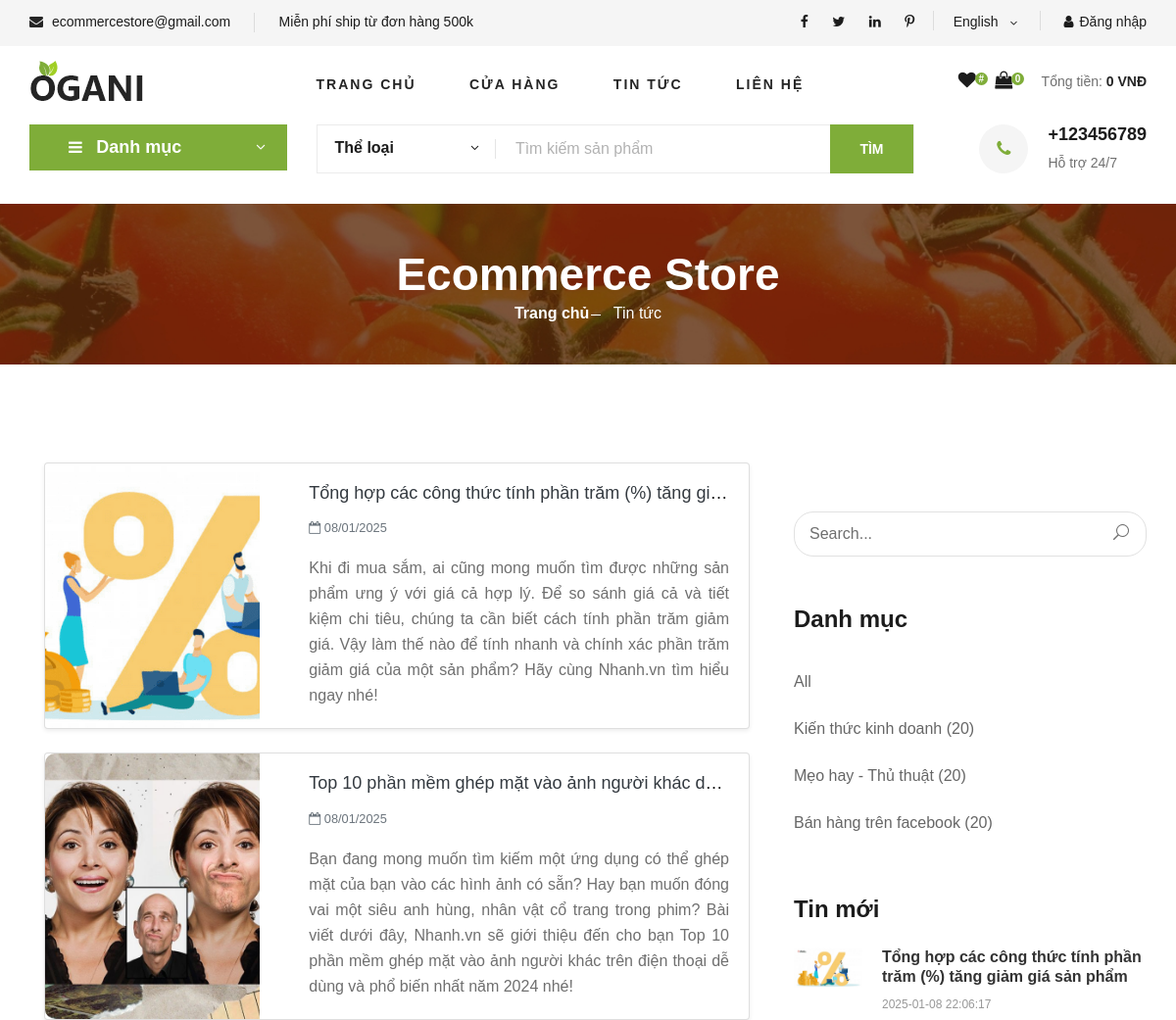
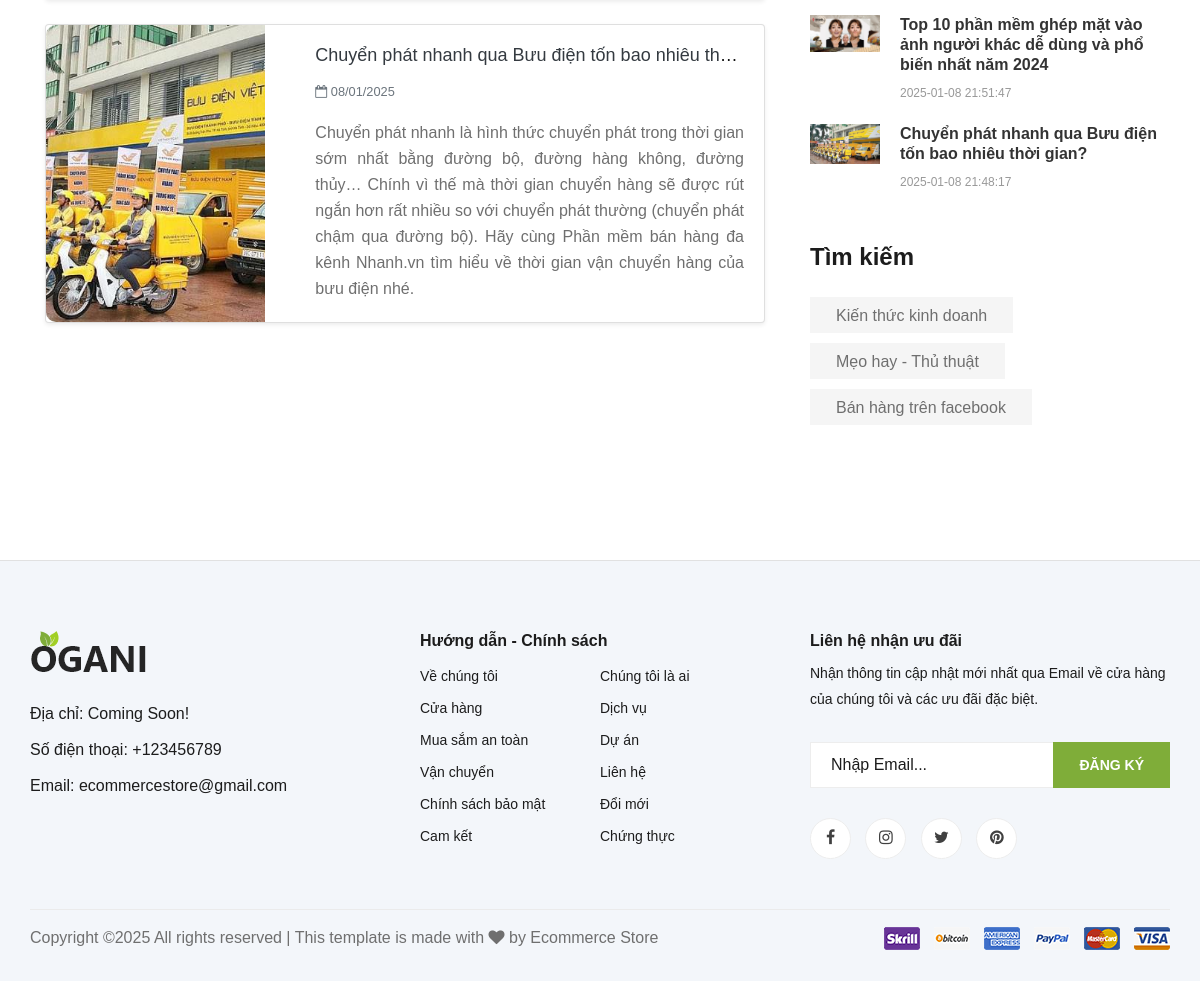
The app's page /client/blog.php with its own data (2 pictures, top to bottom).
### tables this page shows
CREATE TABLE `newscategories` (
  `id` int NOT NULL,
  `name` varchar(100) NOT NULL,
  `slug` varchar(100) NOT NULL,
  `status` enum('Active','Innactive') NOT NULL,
  `created_at` datetime DEFAULT NULL,
  `updated_at` datetime DEFAULT NULL
);

CREATE TABLE `news` (
  `id` bigint NOT NULL,
  `title` varchar(100) NOT NULL,
  `avatar` varchar(200) NOT NULL,
  `slug` varchar(100) NOT NULL,
  `sumary` text NOT NULL,
  `description` text NOT NULL,
  `newscategory_id` int NOT NULL,
  `created_at` datetime DEFAULT NULL,
  `updated_at` datetime DEFAULT NULL
);

### client/blog.php (the view)
<?php
include './includes/header.php';
include '../database/connect.php';
?>
<section class="breadcrumb-section set-bg" data-setbg="img/breadcrumb.jpg">
    <div class="container">
        <div class="row">
            <div class="col-lg-12 text-center">
                <div class="breadcrumb__text">
                    <h2>Ecommerce Store</h2>
                    <div class="breadcrumb__option">
                        <a href="./index.php">Trang chủ</a>
                        <span>Tin tức</span>
                    </div>
                </div>
            </div>
        </div>
    </div>
</section>
<section class="blog-details spad">
    <div class="container">
        <div class="row">
            <div class="col-lg-4 col-md-5 order-md-1 order-2">
                <div class="blog__sidebar">
                    <div class="blog__sidebar__search">
                        <form action="#">
                            <input type="text" placeholder="Search...">
                            <button type="submit"><span class="icon_search"></span></button>
                        </form>
                    </div>
                    <div class="blog__sidebar__item">
                        <h4>Danh mục</h4>
                        <ul>
                            <li><a href="#">All</a></li>
                            <?php
                            $sql_str2 = "SELECT * FROM newscategories ORDER BY id";
                            $result2 = mysqli_query($conn, $sql_str2);
                            while ($row2 = mysqli_fetch_assoc($result2)) {
                            ?>
                                <li><a href="#">
                                        <?= $row2['name'] ?> (20)
                                    </a></li>
                            <?php } ?>
                        </ul>
                    </div>
                    <div class="blog__sidebar__item">
                        <h4>Tin mới</h4>
                        <div class="blog__sidebar__recent">
                            <?php
                            $sql_str3 = "SELECT * FROM news ORDER BY created_at desc limit 0, 3";
                            $result3 = mysqli_query($conn, $sql_str3);
                            while ($row3 = mysqli_fetch_assoc($result3)) {
                            ?>
                                <a href="#" class="blog__sidebar__recent__item">
                                    <div class="blog__sidebar__recent__item__pic">
                                        <img src="<?= '../admin/' . $row3['avatar'] ?>" width="70px" alt="">
                                    </div>
                                    <div class="blog__sidebar__recent__item__text">
                                        <h6><?= $row3['title'] ?></h6>
                                        <span><?= $row3['created_at'] ?></span>
                                    </div>
                                </a>
                            <?php } ?>
                        </div>
                    </div>
                    <div class="blog__sidebar__item">
                        <h4>Tìm kiếm</h4>
                        <div class="blog__sidebar__item__tags">
                            <?php
                            $sql_str2 = "SELECT * FROM newscategories ORDER BY id";
                            $result2 = mysqli_query($conn, $sql_str2);
                            while ($row2 = mysqli_fetch_assoc($result2)) { ?>
                                <a href="#"><?= $row2['name'] ?></a>
                            <?php } ?>
                        </div>
                    </div>
                </div>
            </div>
            <div class="col-lg-8 col-md-7">
                <?php
                $sql_str = "SELECT * FROM news ORDER BY created_at DESC LIMIT 0, 3";
                $result = mysqli_query($conn, $sql_str);
                while ($row = mysqli_fetch_assoc($result)) {
                ?>
                    <div class="col-12 mb-4">
                        <div class="card shadow-sm h-100">
                            <div class="row g-0">
                                <div class="col-md-4">
                                    <a href="blog-detail.php?id=<?= $row['id'] ?>" class="text-decoration-none text-dark">
                                        <img src="<?= "../admin/" . $row['avatar'] ?>" class="img-fluid rounded-start" alt="Tin tức"
                                        style="height: 100%; width: 100%; object-fit: cover; border-top-left-radius: 10px; border-bottom-left-radius: 10px;">
                                    </a>
                                </div>
                                <div class="col-md-8">
                                    <div class="card-body">
                                        <h5 class="card-title text-truncate">
                                            <a href="blog-detail.php?id=<?= $row['id'] ?>" class="text-decoration-none text-dark">
                                                <?= $row['title'] ?>
                                            </a>
                                        </h5>
                                        <p class="card-text text-muted small">
                                            <i class="fa fa-calendar-o"></i> <?= date("d/m/Y", strtotime($row['created_at'])) ?>
                                        </p>
                                        <p class="card-text text-justify">
                                            <?= $row['sumary'] ?>
                                        </p>
                                    </div>
                                </div>
                            </div>
                        </div>
                    </div>
                <?php } ?>
            </div>
        </div>
    </div>
</section>
<?php
include './includes/footer.php';
?>

### client/includes/header.php (shortened to what this page needs)
<!DOCTYPE html>
<html lang="zxx">
<head>
    <link rel="stylesheet" href="css/bootstrap.min.css" type="text/css">
    <link rel="stylesheet" href="css/font-awesome.min.css" type="text/css">
    <link rel="stylesheet" href="css/elegant-icons.css" type="text/css">
    <link rel="stylesheet" href="css/nice-select.css" type="text/css">
    <link rel="stylesheet" href="css/jquery-ui.min.css" type="text/css">
    <link rel="stylesheet" href="css/owl.carousel.min.css" type="text/css">
    <link rel="stylesheet" href="css/slicknav.min.css" type="text/css">
    <link rel="stylesheet" href="css/style.css" type="text/css">
</head>
<body>
    <header class="header">
        <div class="header__top">
            <div class="container">
                <div class="row">
                    <div class="col-lg-6 col-md-6">
                        <div class="header__top__left">
                            <ul>
                                <li><i class="fa fa-envelope"></i> ecommercestore@gmail.com</li>
                                <li>Miễn phí ship từ đơn hàng 500k</li>
                            </ul>
                        </div>
                    </div>
                    <div class="col-lg-6 col-md-6">
                        <div class="header__top__right">
                            <div class="header__top__right__social">
                                <a href="#"><i class="fa fa-facebook"></i></a>
                                <a href="#"><i class="fa fa-twitter"></i></a>
                                <a href="#"><i class="fa fa-linkedin"></i></a>
                                <a href="#"><i class="fa fa-pinterest-p"></i></a>
                            </div>
                            <div class="header__top__right__language">
                                <div>English</div>
                                <span class="arrow_carrot-down"></span>
                            </div>
                            <div class="header__top__right__auth">
                                <?php
                                if (isset($_SESSION['customer_id'])) {
                                ?>
                                    <div class="dropdown">
                                        <button class="btn btn-success dropdown-toggle" type="button" data-bs-toggle="dropdown" aria-expanded="false">
                                            <span><i class="fa fa-user mr-2"></i><?= $_SESSION['customer_name'] ?></span>
                                        </button>
                                        <ul class="dropdown-menu" aria-labelledby="dropdownMenuButton">
                                            <li><a class="dropdown-item" href="#">Quản lý tài khoản</a></li>
                                            <li><a class="dropdown-item" href="myorders.php">Đơn hàng của bạn</a></li>
                                            <li><a class="dropdown-item" href="logout.php" onclick="alert('Bạn chắc chắn muốn đăng xuất')">Đăng xuất</a></li>
                                        </ul>
                                    </div>
                                <?php } else {
                                    echo '<a href="login.php"><i class="fa fa-user"></i>Đăng nhập</a>';
                                }
                                ?>
                            </div>
                        </div>
                    </div>
                </div>
            </div>
        </div>
        <div class="container">
            <div class="row">
                <div class="col-lg-3">
                    <div class="header__logo">
                        <a href="./index.php"><img src="img/logo.png" alt=""></a>
                    </div>
                </div>
                <div class="col-lg-6">
                    <nav class="header__menu">
                        <ul>
                            <li><a href="./index.php">Trang chủ</a></li>
                            <li><a href="./shop.php">Cửa hàng</a></li>
                            <li><a href="./blog.php">Tin tức</a></li>
                            <li><a href="./contact.php">Liên hệ</a></li>
                        </ul>
                    </nav>
                </div>
                <div class="col-lg-3">
                    <div class="header__cart">
                        <ul>
                            <li><a href="#"><i class="fa fa-heart"></i> <span>#</span></a></li>
                            <li><a href="./cart.php"><i class="fa fa-shopping-bag"></i> <span>
                                <?php
                                    $count = 0;
                                    $tongtien = 0;
                                    echo $count;
                                ?>
                            </span></a></li>
                        </ul>
                        <div class="header__cart__price">Tổng tiền: <span><?=number_format($tongtien, 0, '', '.'). " VNĐ" ?></span></div>
                    </div>
                </div>
            </div>
        </div>
    </header>
    <section class="hero hero-normal">
        <div class="container">
            <div class="row">
                <div class="col-lg-3">
                    <div class="hero__categories">
                        <div class="hero__categories__all">
                            <i class="fa fa-bars"></i>
                            <span>Danh mục</span>
                        </div>
                    </div>
                </div>
                <div class="col-lg-9">
                    <div class="hero__search">
                        <div class="hero__search__form">
                            <form action="search.php" method="GET">
                                <div class="hero__search__categories">
                                    Thể loại
                                    <span class="arrow_carrot-down"></span>
                                </div>
                                <input type="text" name="tukhoa" placeholder="Tìm kiếm sản phẩm">
                                <button type="submit" class="site-btn">Tìm</button>
                            </form>
                        </div>
                        <div class="hero__search__phone">
                            <div class="hero__search__phone__icon">
                                <i class="fa fa-phone"></i>
                            </div>
                            <div class="hero__search__phone__text">
                                <h5>+123456789</h5>
                                <span>Hỗ trợ 24/7</span>
                            </div>
                        </div>
                    </div>
                </div>
            </div>
        </div>
    </section>

### client/includes/footer.php (shortened to what this page needs)
<footer class="footer spad">
        <div class="container">
            <div class="row">
                <div class="col-lg-3 col-md-6 col-sm-6">
                    <div class="footer__about">
                        <div class="footer__about__logo">
                            <a href="./index.html"><img src="img/logo.png" alt=""></a>
                        </div>
                        <ul>
                            <li>Địa chỉ: Coming Soon!</li>
                            <li>Số điện thoại: +123456789</li>
                            <li>Email: ecommercestore@gmail.com</li>
                        </ul>
                    </div>
                </div>
                <div class="col-lg-4 col-md-6 col-sm-6 offset-lg-1">
                    <div class="footer__widget">
                        <h6>Hướng dẫn - Chính sách</h6>
                        <ul>
                            <li><a href="#">Về chúng tôi</a></li>
                            <li><a href="#">Cửa hàng</a></li>
                            <li><a href="#">Mua sắm an toàn</a></li>
                            <li><a href="#">Vận chuyển</a></li>
                            <li><a href="#">Chính sách bảo mật</a></li>
                            <li><a href="#">Cam kết</a></li>
                        </ul>
                        <ul>
                            <li><a href="#">Chúng tôi là ai</a></li>
                            <li><a href="#">Dịch vụ</a></li>
                            <li><a href="#">Dự án</a></li>
                            <li><a href="#">Liên hệ</a></li>
                            <li><a href="#">Đổi mới</a></li>
                            <li><a href="#">Chứng thực</a></li>
                        </ul>
                    </div>
                </div>
                <div class="col-lg-4 col-md-12">
                    <div class="footer__widget">
                        <h6>Liên hệ nhận ưu đãi</h6>
                        <p>Nhận thông tin cập nhật mới nhất qua Email về cửa hàng của chúng tôi và các ưu đãi đặc biệt.</p>
                        <form action="#">
                            <input type="text" placeholder="Nhập Email...">
                            <button type="submit" class="site-btn">Đăng Ký</button>
                        </form>
                        <div class="footer__widget__social">
                            <a href="#"><i class="fa fa-facebook"></i></a>
                            <a href="#"><i class="fa fa-instagram"></i></a>
                            <a href="#"><i class="fa fa-twitter"></i></a>
                            <a href="#"><i class="fa fa-pinterest"></i></a>
                        </div>
                    </div>
                </div>
            </div>
            <div class="row">
                <div class="col-lg-12">
                    <div class="footer__copyright">
                        <div class="footer__copyright__text">
                            <p>
                                Copyright &copy; All rights reserved | This template is made with <i class="fa fa-heart" aria-hidden="true"></i> by Ecommerce Store
                                </p>
                        </div>
                        <div class="footer__copyright__payment"><img src="img/payment-item.png" alt=""></div>
                    </div>
                </div>
            </div>
        </div>
    </footer>
</body>
</html>

### records on screen
newscategories: name "Kiến thức kinh doanh"
newscategories: name "Mẹo hay - Thủ thuật"
newscategories: name "Bán hàng trên facebook"
news: avatar (picture), title "Tổng hợp các công thức tính phần trăm (%) tăng giảm giá sản phẩm", created_at "2025-01-08 22:06:17", title "Tổng hợp các công thức tính phần trăm (%) tăng gi…", created_at "08/01/2025", sumary "Khi đi mua sắm, ai cũng mong muốn tìm được những sản phẩm ưng ý với giá cả hợp lý. Để so sánh giá cả và tiết kiệm chi tiêu, chúng ta cần biết cách tính phần trăm giảm giá. Vậy làm thế nào để tính nhanh và chính xác phần trăm giảm giá của một sản phẩm? Hãy cùng Nhanh.vn tìm hiểu ngay nhé!"
news: avatar (picture), title "Top 10 phần mềm ghép mặt vào ảnh người khác dễ dùng và phổ biến nhất năm 2024", created_at "2025-01-08 21:51:47", title "Top 10 phần mềm ghép mặt vào ảnh người khác d…", created_at "08/01/2025", sumary "Bạn đang mong muốn tìm kiếm một ứng dụng có thể ghép mặt của bạn vào các hình ảnh có sẵn? Hay bạn muốn đóng vai một siêu anh hùng, nhân vật cổ trang trong phim? Bài viết dưới đây, Nhanh.vn sẽ giới thiệu đến cho bạn Top 10 phần mềm ghép mặt vào ảnh người khác trên điện thoại dễ dùng và phổ biến nhất năm 2024 nhé!"
news: avatar (picture), title "Chuyển phát nhanh qua Bưu điện tốn bao nhiêu thời gian?", created_at "2025-01-08 21:48:17", title "Chuyển phát nhanh qua Bưu điện tốn bao nhiêu th…", created_at "08/01/2025", sumary "Chuyển phát nhanh là hình thức chuyển phát trong thời gian sớm nhất bằng đường bộ, đường hàng không, đường thủy… Chính vì thế mà thời gian chuyển hàng sẽ được rút ngắn hơn rất nhiều so với chuyển phát thường (chuyển phát chậm qua đường bộ). Hãy cùng Phần mềm bán hàng đa kênh Nhanh.vn tìm hiểu về thời gian vận chuyển hàng của bưu điện nhé."

### other values on screen
$count "0"
$tongtien "0"
